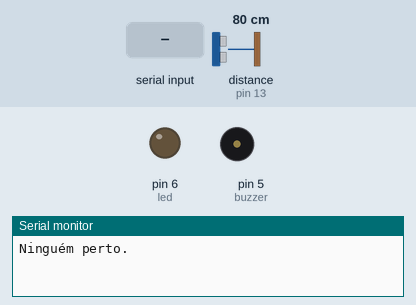
Simulated run of this sketch. Board: Arduino Uno, built with avr-gcc and run on an emulated ATmega328P. Parts: output pins drawn as LEDs (lit = HIGH), buzzer (waves = sounding, pin HIGH), the last lines printed to the serial monitor. Wiring (inferred from the names in the program): ultrasonic range finder: trigger pin 12; echo pin 13. The test bench sets the inputs (shaded band); at power-on: distance to the obstacle (sensor on pin 13) 80 cm. The echo pulse lasts 58.3 µs per cm; pins used as bus, display or sensor lines are not drawn.

Above: at 1.2 s.
1.3 s: distance to the obstacle (sensor on pin 13) set to 33 cm
4.2 s: distance to the obstacle (sensor on pin 13) set to 26 cm
At 8.1 s:
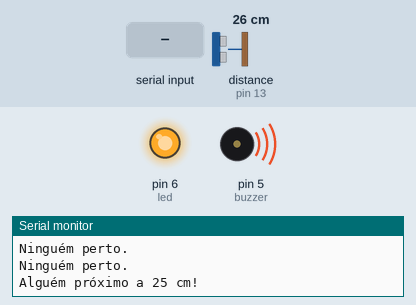
8.5 s: "ok" received over Serial
At 10.7 s:
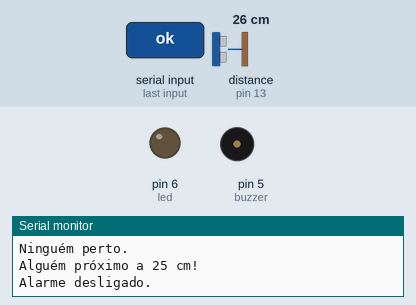
11.0 s: distance to the obstacle (sensor on pin 13) set to 35 cm
15.0 s: distance to the obstacle (sensor on pin 13) set to 2 cm
At 18.4 s:
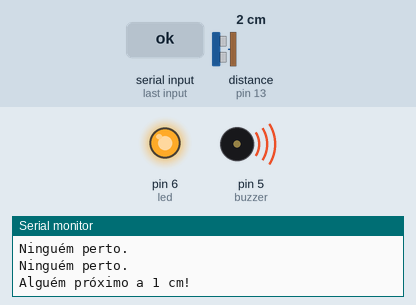
Timing chart, 0 to 19.9 s (numbered marks = the images above; inputs shaded):
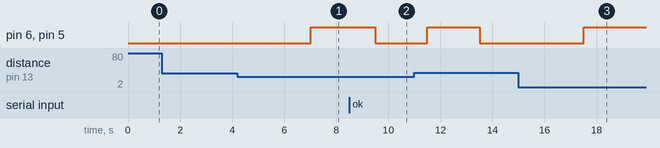

The sketch:

alarme_ver_5.ino
```cpp
// 5ª versão do código do projeto
// Descrição: Implementação da comunicação serial para interrupção momentânea do alarme.
/////////////////////////////////////////////////////////////////////////////////////////////////////////////////

//#include <Arduino.h>                          // Apenas para o uso no PlataformIO
#include <SPI.h>

int led = 6;                                  // Porta digital D6 é definido como o Led
int buzzer = 5;                               // Porta digital D5 é definido como o Buzzer
int trigPin = 12;                             // Porta digital D12 = Trigger (Sensor Ultrassônico)
int echoPin = 13;                             // Porta digital D13 = Echo (Sensor Ultrassônico)
long duration, distance;                      // Variáveis "long" para cálculo da distância e duração (tempo) do som
String resposta = "";                         // Variável string para resposta do monitor
bool status = false;                          // Variável para interrupção do alarme


void setup() {
  Serial.begin(9600);
  pinMode(trigPin, OUTPUT);                   // Trigger = Saída (emissão do som)
  pinMode(echoPin, INPUT);                    // Echo = Entrada (detecção do som)
  pinMode(buzzer, OUTPUT);                    // Buzzer = Saída
  pinMode(led, OUTPUT);                       // Led = Saída
}

void loop() {
  digitalWrite(trigPin, LOW);                // Configura o pino 12 com um pulso baixo "LOW" ou desligado ou ainda 0
  delayMicroseconds(10);                     // Aguarda 10 microssegundos

  digitalWrite(trigPin, HIGH);               // Configura o pino 12 com pulso alto "HIGH" ou ligado ou ainda 1
  delayMicroseconds(10);                     // Aguarda 10 microssegundos

  digitalWrite(trigPin, LOW);                // Configura o pino 12 com pulso baixo novamente

  duration = pulseIn(echoPin, HIGH);         // PulseIn lê o tempo entre a chamada e o pino entrar em High

  distance = ((duration/2) / 29.1);          // Cálculo da distância considerando que "duration" é o tempo em micro segundos de ida e volta.
  // Resultado em centímetros!

  resposta = Serial.readString();            // Lê a entrada serial
  if(resposta.indexOf("ok")!=-1){            // Configura o status se a string é ok
    status = true;
  } else {
    status = false;
  }

  if(distance < 30){
    if(status == false){
      digitalWrite(led, HIGH);               // Led liga
      digitalWrite(buzzer, HIGH);            // Buzzer liga

      Serial.print("Alguém próximo a ");
      Serial.print(distance);
      Serial.println(" cm!");
    } else {
      digitalWrite(led, LOW);                // Led desliga
      digitalWrite(buzzer, LOW);             // Buzzer desliga

      Serial.println("Alarme desligado.");
    }
  } else {
    digitalWrite(led, LOW);                   // Led desliga
    digitalWrite(buzzer, LOW);                // Buzzer desliga

    Serial.println("Ninguém perto.");
  }

  delay(1000);
}
```

Measured:
- the behaviour switches between 31 and 30 cm on distance to the obstacle (sensor on pin 13) (found by bisection; images 0 and 1)
- after the input at 4.2 s, pin 6 (led), pin 5 (buzzer): LOW → HIGH after 2.8 s
- after the input at 8.5 s, pin 6 (led), pin 5 (buzzer): HIGH → LOW after 1.0 s
- after the input at 15.0 s, pin 6 (led), pin 5 (buzzer): LOW → HIGH after 2.5 s
